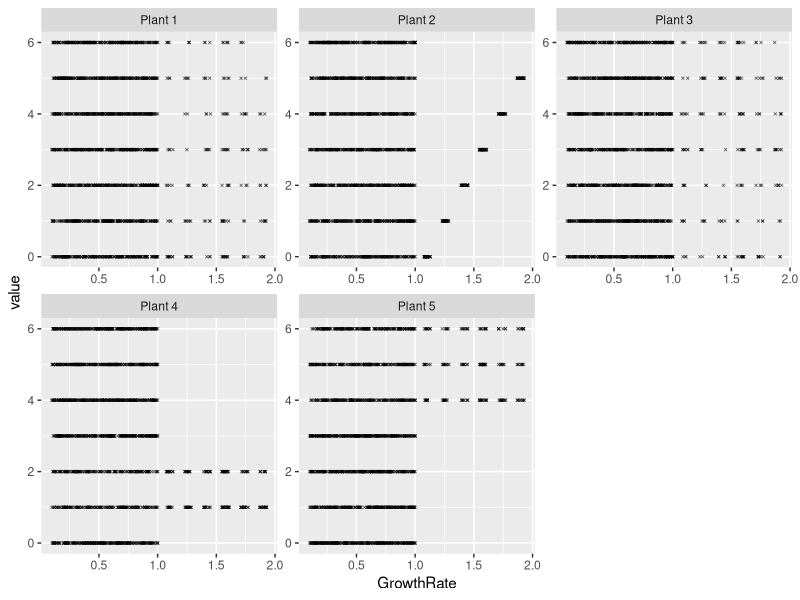
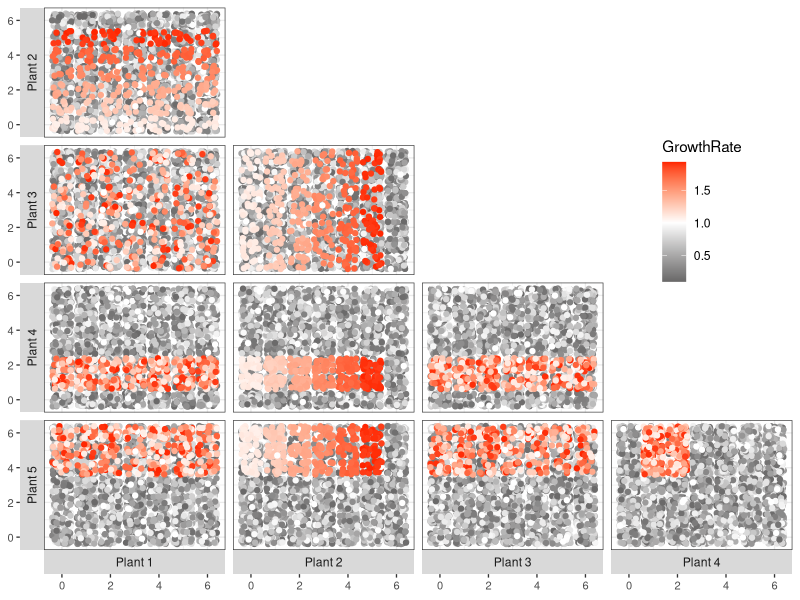
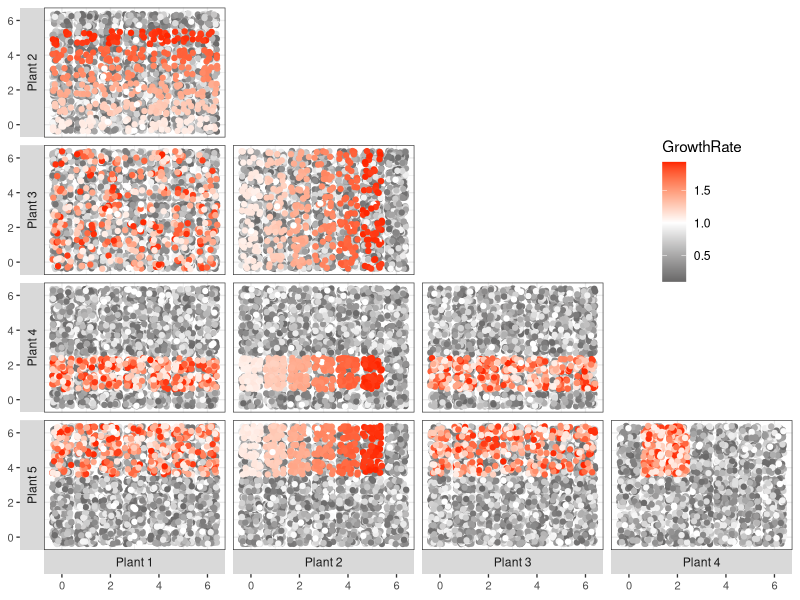

Write the R code that produced these figures, in order.
## ---- chunk 1
knitr::opts_chunk$set(echo = TRUE)
## ---- chunk 2
# import required modules
knitr::opts_chunk$set(echo = TRUE, warning=FALSE)
library(ggplot2)
library(dplyr)
library(data.table)

## ---- chunk 3
# minimal / maximal growth rates:
GRneg.min=0.1
GRneg.max=1.0
GRpos.min=1.1
GRpos.max=1.9

# minimal / maximal possible feeding values
F.min=0
F.max=6
## ---- chunk 4

# define the possible values each feature might take
featureVals.possible=c(F.min:F.max)
# expand to have a set with 5 features and all possible combinations of features
df.set4=expand.grid(featureVals.possible,featureVals.possible,
                    featureVals.possible,featureVals.possible,
                    featureVals.possible)

# repeat to have each combination 100 times
df.set4=df.set4[rep(seq_len(nrow(df.set4)), each = 100), ]

# generate new field for growth rate values
# growth rate values per default in a negative range
set.seed(42)
df.set4$GR=round(runif(nrow(df.set4), min=GRneg.min, max=GRneg.max),2)

# transform GR values of deciding feature 'plant 2', 
# depending on the values of 'plant 4' and 'plant 5': 
df.set4$GR[(df.set4$Var4==1 | df.set4$Var4==2 ) & df.set4$Var5>3 ]=
  df.set4$Var2[(df.set4$Var4==1 | df.set4$Var4==2 ) & df.set4$Var5>3 ]

# scale GR to range of positive growth rate + add jitter
F.max_effect=5
OldRange = (F.max_effect - F.min)  
NewRange = (GRpos.max - GRpos.min)
df.set4$GR[(df.set4$Var4==1 | df.set4$Var4==2 ) & df.set4$Var5>3] = 
  jitter((((df.set4$GR[(df.set4$Var4==1 | df.set4$Var4==2 ) & df.set4$Var5>3] - F.min) * NewRange) / 
            OldRange) + GRpos.min, factor=1)

# make sure GR does not exceed 2!
maxGR=max(df.set4$GR[(df.set4$Var4==1 | df.set4$Var4==2 ) & df.set4$Var5>3])
# reduce GR values > 2:
df.set4$GR[(df.set4$Var4==1 | df.set4$Var4==2 ) & df.set4$Var5>3][df.set4$GR[(df.set4$Var4==1 | df.set4$Var4==2 ) & df.set4$Var5>3]>2]=
    df.set4$GR[(df.set4$Var4==1 | df.set4$Var4==2 ) & df.set4$Var5>3][df.set4$GR[(df.set4$Var4==1 | df.set4$Var4==2 ) & df.set4$Var5>3]>2]-(maxGR-2)

# destroy relationship for variable values 6 (= 'overfeeding')
OldRange = (F.max - F.min)
NewRange = (GRneg.max - GRneg.min)
df.set4$GR[df.set4$Var2==6]=
  round(runif(length(df.set4$GR[df.set4$Var2==6]), min=GRneg.min, max=GRneg.max),2)

# take subset of data frame for plotting so it does not take too long:
df.set4.plot=df.set4
rows=sample(nrow(df.set4.plot))
df.set4.plot <- df.set4.plot[rows, ]
df.set4.plot = df.set4.plot[seq(1, nrow(df.set4), 1000), ]
names(df.set4.plot)=c("Plant 1","Plant 2","Plant 3","Plant 4","Plant 5","GrowthRate")

p4 = df.set4.plot %>% tidyr::gather("id", "value", 1:5) %>% 
  ggplot(., aes(GrowthRate, value))+
  geom_point(shape=4, alpha=0.5, size=0.5)+
  facet_wrap(~id,scales="free")

p4

# save data!
# #write.csv(df.set4,'AlienZooDataSet_EXP1.csv', row.names = FALSE)

## ---- chunk 5

library(GGally)
library(ggpubr)

set.seed(42)
rows=sample(nrow(df.set4))
tmp <- df.set4[rows, ]
tmp = tmp[seq(1, nrow(df.set4), 500), ]
names(tmp)=c("Plant 1","Plant 2","Plant 3","Plant 4","Plant 5","GrowthRate")

# function 1: produce jittered scatter plots
my_bin <- function(data, mapping) {
  ggplot(data = data, mapping = mapping) +
    geom_jitter(aes(colour=GrowthRate))+
    scale_color_gradient2(low="#656464", high="#FF2500", midpoint = 1,
                          space = "Lab",guide = "colourbar")+
    theme_bw(base_size = 10)+
    theme(strip.background=element_rect(fill="white"))
}

# function 2: make sure to only keep lower triangle facets in ggpairs
gpairs_lower <- function(g){
  g$plots <- g$plots[-(1:g$nrow)]
  g$yAxisLabels <- g$yAxisLabels[-1]
  g$nrow <- g$nrow -1
  g$plots <- g$plots[-(seq(g$ncol, length(g$plots), by = g$ncol))]
  g$xAxisLabels <- g$xAxisLabels[-g$ncol]
  g$ncol <- g$ncol - 1
  g
}

# re-order data frame; put all GRs > 1 at back so they are plotted last
# (makes pattern in data more easily discernable)
A=data.frame(rbind(tmp[tmp$GrowthRate<1,],tmp[tmp$GrowthRate>=1,]))
names(A)=c("Plant 1","Plant 2","Plant 3","Plant 4","Plant 5","GrowthRate")

# make pairs plot:
pm <- ggpairs(
  data=A, columns = c(1,2,3,4,5),
  lower = list(
    continuous = my_bin
  ),
  upper  = list(continuous = "blank"),
  diag  = list(continuous = "blankDiag"),
  #legend = 1,
  switch="both"
)

pm=gpairs_lower(pm)

# make auxplot to get legend:
auxplot=ggplot(data = A) +
    geom_jitter(aes(x=`Plant 1`,y=`Plant 1`,colour=GrowthRate))+
    scale_color_gradient2(low="#656464", high="#FF2500",midpoint = 1,
                          space = "Lab",guide = "colourbar")
# grab legend:
auxlegend=grab_legend(auxplot)

# add legend:
pm[2,4]=auxlegend

# show
pm

# save
ggsave("DataDist_IAZ_EXP1.pdf",width = 5, height = 5,)

